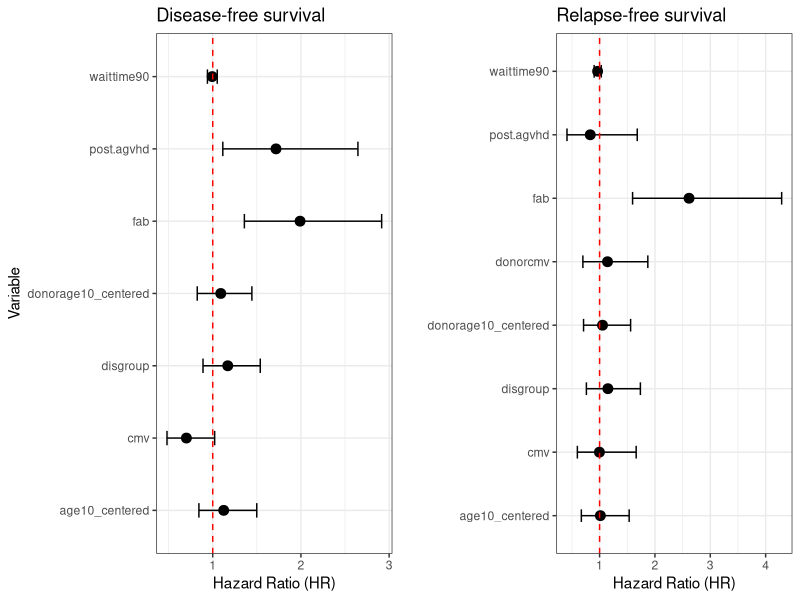
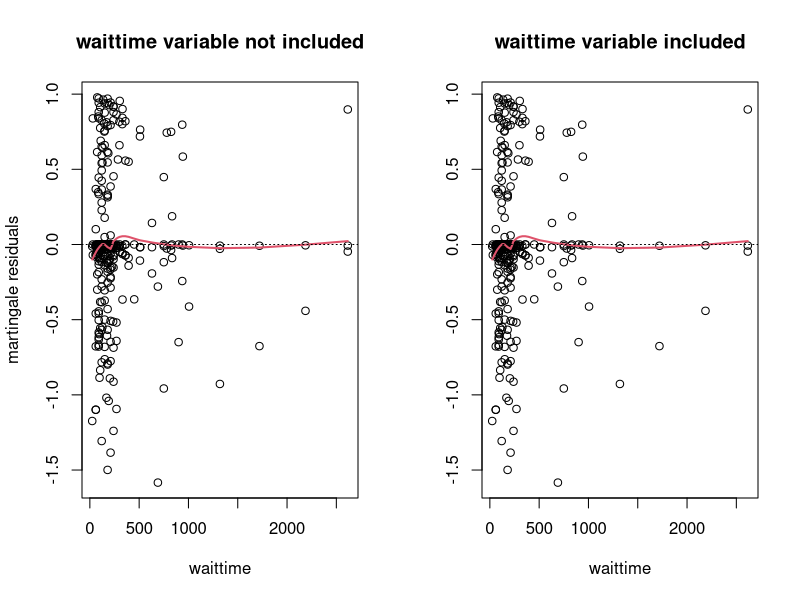
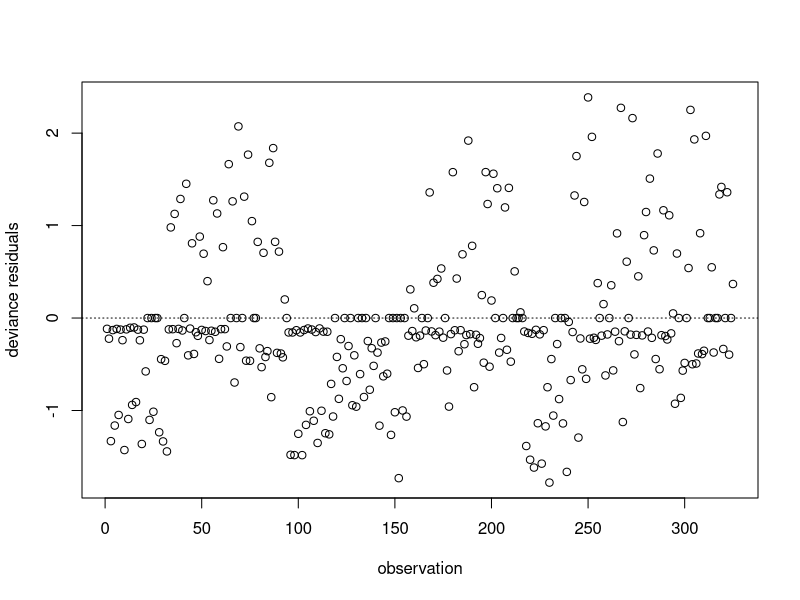
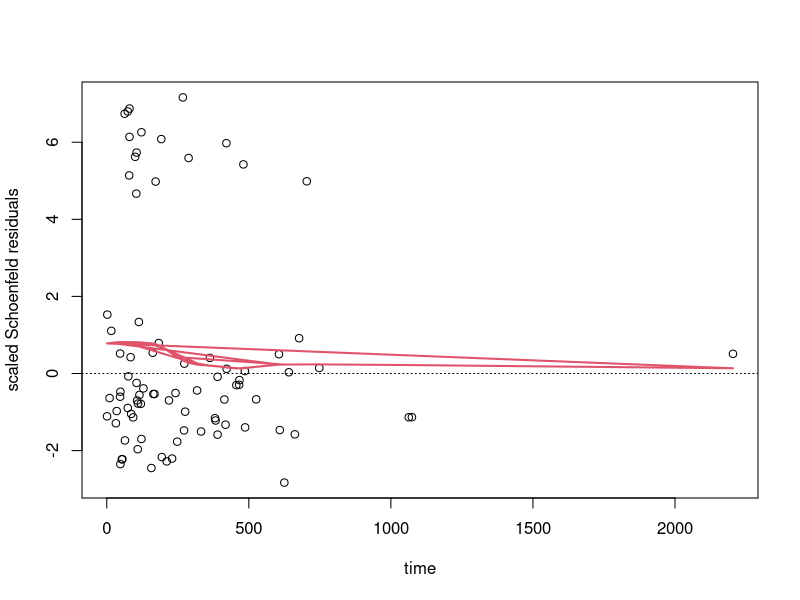
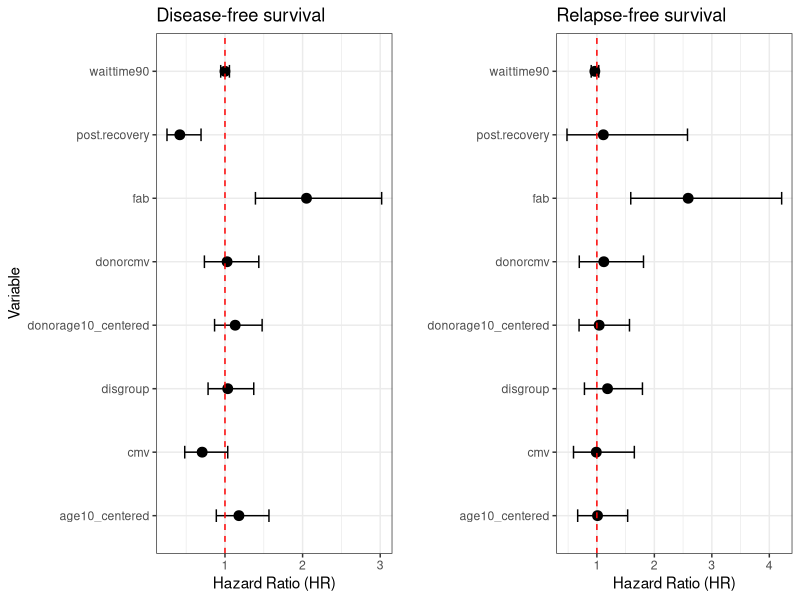

Recreate these plots in R, in order.
## ---- chunk 1
# Clear environment
rm(list=ls())

# Setup options
knitr::opts_chunk$set(echo=FALSE, warning=FALSE, message=FALSE, results='hide')
options(knitr.kable.NA = '-', digits = 2)
labs = knitr::all_labels()
labs = labs[!labs %in% c("setup", "allcode")]
## ---- chunk 2
# Load relevant packages
library(survival)  # survival models
library(dplyr)     # data manipulation
library(broom)     # combine and reshape model output
library(ggplot2)   # data visualization
library(gridExtra) # plot configuration

theme_set(theme_bw()) # set ggplot theme

# Load data
getwd()
bmt <- read.csv("../data/bmt_clean.csv")
dim(bmt) # 137 rows, 24 columns
names(bmt)

# Handle missing data (there is none)
anyNA(bmt)

## ---- chunk 3
## Helper functions

# Extract model results
get_robustci <- function (model, var=NULL, alpha=0.1) {
  # Organize model results
  tidy_model <- broom::tidy(model)
  # If desired, filter the results to a specific variable
  if (!is.null(var)) tidy_model = tidy_model %>% dplyr::filter(term==var)
  coef = tidy_model$estimate
  std.error = tidy_model$std.error
  robust.se = tidy_model$robust.se
  crit.val = qnorm(alpha/2, lower.tail=F)
  
  res <- list(
    term = tidy_model$term,
    # Exponentiate coefficient
    estimate = exp(coef), 
    std.error = std.error,
    robust.se = robust.se,
    # Robust confidence interval
    conf.low = exp(coef - crit.val*robust.se), 
    conf.high = exp(coef + crit.val*robust.se)
    )
  
  return(res)
}

# Create a forest plot of HR estimates
create_HRforest <- function (model) {
  results <- tidy(model, conf.int=TRUE, conf.level=0.90, exponentiate=TRUE)
  gg <- ggplot(results, aes(x=estimate, y=term)) +
    geom_point(size=3) + # Plot hazard ratio points
    geom_errorbarh(aes(xmin=conf.low, xmax=conf.high), height=0.2) +  # CI bars
    geom_vline(xintercept=1, linetype="dashed", color="red") +  # Reference line
    labs(title = "Forest Plot from Cox PH Model", 
         y="Variable", x="Hazard Ratio (HR)") + 
    theme(legend.position="bottom")
  return(gg)
}

## ---- chunk 4
## Restructing dataframe to including indicators of competing risks and
## time-varing covariates
tbmt <- survival::tmerge(
  data1 = bmt, data2 = bmt, id = id,
  # Death
  death = event(ts, deltas),
  # Relapse
  relapse = event(tdfs, deltar),
  # Death or relapse
  death.relapse = event(tdfs, deltadfs),  
  # Occurrence of aGVHD
  post.agvhd = tdc(ta),
  # Occurrence of platelet recovery
  post.recovery = tdc(tp)
  )

# Calculate survival times for distinct end points
death.relapse_surv <- with(tbmt, survival::Surv(tstart, tstop, death.relapse))
relapse_surv <- with(tbmt, Surv(tstart, tstop, relapse))

## ---- chunk 5
#####################
#### DIRECTIVE 4 ####
#####################

## Investigating acute graft-versus-host disease (aGVHD)
# HR of disease-free survival associated with the occurrence of aGVHD 
formula1 <- 
  # Association of interest
  death.relapse_surv ~ post.agvhd +
    # Patient and donor health
    age10_centered + donorage10_centered + cmv +
    # Initial state of cancer
    waittime90 + disgroup + fab +
    # Stratify by hospital and account for data structure
    + strata(hospital) + cluster(id)
coxfit1 <- survival::coxph(formula1, data=tbmt)
tidy(coxfit1, conf.int=TRUE, conf.level=0.90, exponentiate=TRUE)[-c(5,6)]
get_robustci(coxfit1, "post.agvhd")[-1] %>% sapply(round, 4)

# HR of relapse-free survival associated with the occurrence of aGVHD 
formula2 <-
  # Association of interest
  relapse_surv ~ post.agvhd + 
    # Patient and donor health
    age10_centered + donorage10_centered + cmv + donorcmv +
    # Initial state of cancer
    waittime90 + disgroup + fab +
    # Stratify by hospital and account for data structure
    + strata(hospital) + cluster(id)
coxfit2 <- coxph(formula2, data=tbmt)
tidy(coxfit2, conf.int=TRUE, conf.level=0.90, exponentiate=TRUE)[-c(5,6)]
get_robustci(coxfit2, "post.agvhd")[-1] %>% sapply(round, 4)

# Forest plots of HR estimates
gridExtra::grid.arrange(
  create_HRforest(coxfit1) + labs(title="Disease-free survival"), 
  create_HRforest(coxfit2) + labs(title="Relapse-free survival", y=""), 
  nrow=1)

## ---- chunk 6
## Diagnostics

# Martingale residuals (form of wait time)
coxfit <- coxph(formula1, data=tbmt)
coxfit2 <- update(coxfit, . ~ . - waittime) # Remove wait time from predictors
mgresid1 <- residuals(coxfit, type="martingale")
mgresid2 <- residuals(coxfit2, type="martingale")
values <- tbmt$waittime

par(mfrow=c(1,2)) # set to print two plots side-by-side
plot(values, mgresid2,
     xlab="waittime", ylab="martingale residuals", # ylim=c(-1,1),
     main="waittime variable not included")
mgresid1.loess = loess(mgresid1 ~ values, degree=1)
lines(sort(values), predict(mgresid1.loess, sort(values)), col=2, lwd=2)
abline(h=0, lty=3)

plot(values, mgresid1,
     xlab="waittime", ylab="", main="waittime variable included")
mgresid1.loess = loess(mgresid1 ~ values, degree=1)
lines(sort(values), predict(mgresid1.loess, sort(values)), col=2, lwd=2)
abline(h=0, lty=3)
par(mfrow=c(1,1)) # reset to print a single plot

# Deviance residuals (identifying outliers)
coxfit <- coxph(formula1, data=tbmt)
devresid = residuals(coxfit, type="deviance")
plot(1:coxfit$n, devresid, xlab="observation", ylab="deviance residuals")
abline(h=0, lty=3)

# Schoenfeld residuals (assessing proportional hazards)
coxfit <- coxph(formula1, data=tbmt)
schoenresid = residuals(coxfit, type="scaledsch")
times = as.numeric(rownames(schoenresid))

plot(times, schoenresid[,1], xlab="time", ylab="scaled Schoenfeld residuals")
schoenresid.loess = loess(schoenresid[,1] ~ times, degree=1)
lines(unique(times), predict(schoenresid.loess, unique(times)), col=2, lwd=2)
abline(h=0, lty=3)

# Assessing proportional hazards of a time-varying covariate
coxfit.tv = coxph(death.relapse_surv ~ tt(post.agvhd) + post.agvhd, 
                  tt = function(x,t,...) x*t,
                  data=tbmt)
summary(coxfit.tv)$coef

## ---- chunk 7
#####################
#### DIRECTIVE 7 ####
#####################

## Investigating return of platelet counts to a normal level
# HR of disease-free survival associated with platelet recovery
formula3 <-
  # Association of interest
  death.relapse_surv ~ post.recovery + 
    # Patient and donor health
    age10_centered + donorage10_centered + cmv + donorcmv +
    # Initial state of cancer
    waittime90 + disgroup + fab +
    # Stratify by hospital and account for data structure
    + strata(hospital) + cluster(id)
coxfit3 <- coxph(formula3, data=tbmt)
tidy(coxfit3, conf.int=TRUE, conf.level=0.90, exponentiate=TRUE)[-c(5,6)]
get_robustci(coxfit3, "post.recovery")[-1] %>% sapply(round, 4)

# HR of relapse-free survival associated with platelet recovery
formula4 <-
  # Association of interest
  relapse_surv ~ post.recovery  + 
    # Patient and donor health
    age10_centered + donorage10_centered + cmv + donorcmv +
    # Initial state of cancer
    waittime90 + disgroup + fab +
    # Stratify by hospital and account for data structure
    + strata(hospital) + cluster(id)
coxfit4 <- coxph(formula4, data=tbmt)
tidy(coxfit4, conf.int=TRUE, conf.level=0.90, exponentiate=TRUE)[-c(5,6)]
get_robustci(coxfit4, "post.recovery")[-1] %>% sapply(round, 4)

# Forest plots of HR estimates
grid.arrange(
  create_HRforest(coxfit3) + labs(title="Disease-free survival"), 
  create_HRforest(coxfit4) + labs(title="Relapse-free survival", y=""), 
  nrow=1)

## ---- chunk 8
## Diagnostics

